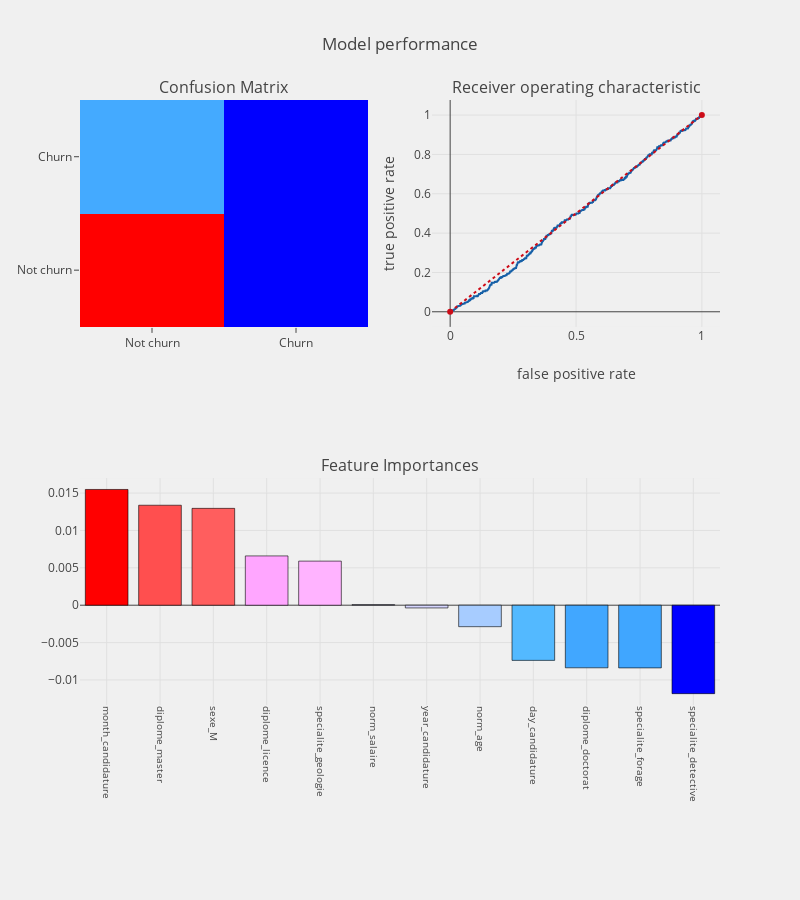

The notebook cell this image was saved under:
### Markdown cell above
#### 6.2.3 Evaluation

### Code cell
cols = ['norm_age','norm_salaire','year_candidature', 'month_candidature', 'day_candidature','sexe_M','diplome_doctorat', 
                     'diplome_licence', 'diplome_master','specialite_detective', 'specialite_forage', 'specialite_geologie']

evaluation (logit, cols,"coefficients", X_lr,smotetomek_Y)

### Figure 1 — Plotly figure (JSON) as saved in the notebook; plotly's stock layout.template omitted (floating-point values rounded to 4 significant figures; data arrays with more than 128 entries replaced by an {"elided": "..."} marker saying what was removed)
{"data": [{"colorscale": "Picnic", "name": "matrix", "showscale": false, "type": "heatmap", "uid": "85b661ff-6b28-4b47-97f5-e7ec4d4d9c4a", "x": ["Not churn", "Churn"], "xaxis": "x", "y": ["Not churn", "Churn"], "yaxis": "y", "z": [[4069, 0], [543, 0]]}, {"line": {"color": "rgb(22, 96, 167)", "width": 2}, "name": "Roc : 0.5", "type": "scatter", "uid": "c2cc91d6-eec8-4cae-b1ba-ae3f6455ddb9", "x": {"elided": "973 float values"}, "xaxis": "x2", "y": {"elided": "973 float values"}, "yaxis": "y2"}, {"line": {"color": "rgb(205, 12, 24)", "dash": "dot", "width": 2}, "type": "scatter", "uid": "12a449e8-a0b0-43ab-928d-e6d09cdd4ac9", "x": [0, 1], "xaxis": "x2", "y": [0, 1], "yaxis": "y2"}, {"marker": {"color": [0.01548, 0.01337, 0.01295, 0.006594, 0.005898, 8.167e-05, -0.0003631, -0.002871, -0.00738, -0.008374, -0.008386, -0.01183], "colorscale": "Picnic", "line": {"color": "black", "width": 0.6}}, "name": "coefficients", "type": "bar", "uid": "375ad1a3-b2d6-415c-8eaf-c35eb48130a5", "x": ["month_candidature", "diplome_master", "sexe_M", "diplome_licence", "specialite_geologie", "norm_salaire", "year_candidature", "norm_age", "day_candidature", "diplome_doctorat", "specialite_forage", "specialite_detective"], "xaxis": "x3", "y": [0.01548, 0.01337, 0.01295, 0.006594, 0.005898, 8.167e-05, -0.0003631, -0.002871, -0.00738, -0.008374, -0.008386, -0.01183], "yaxis": "y3"}], "layout": {"annotations": [{"font": {"size": 16}, "showarrow": false, "text": "Confusion Matrix", "x": 0.225, "xanchor": "center", "xref": "paper", "y": 1, "yanchor": "bottom", "yref": "paper"}, {"font": {"size": 16}, "showarrow": false, "text": "Receiver operating characteristic", "x": 0.775, "xanchor": "center", "xref": "paper", "y": 1, "yanchor": "bottom", "yref": "paper"}, {"font": {"size": 16}, "showarrow": false, "text": "Feature Importances", "x": 0.5, "xanchor": "center", "xref": "paper", "y": 0.375, "yanchor": "bottom", "yref": "paper"}], "autosize": false, "height": 900, "margin": {"b": 195}, "paper_bgcolor": "rgba(240,240,240, 0.95)", "plot_bgcolor": "rgba(240,240,240, 0.95)", "showlegend": false, "title": "Model performance", "width": 800, "xaxis": {"anchor": "y", "domain": [0, 0.45]}, "xaxis2": {"anchor": "y2", "domain": [0.55, 1], "title": "false positive rate"}, "xaxis3": {"anchor": "y3", "domain": [0, 1], "showgrid": true, "tickangle": 90, "tickfont": {"size": 10}}, "yaxis": {"anchor": "x", "domain": [0.625, 1]}, "yaxis2": {"anchor": "x2", "domain": [0.625, 1], "title": "true positive rate"}, "yaxis3": {"anchor": "x3", "domain": [0, 0.375]}}}
